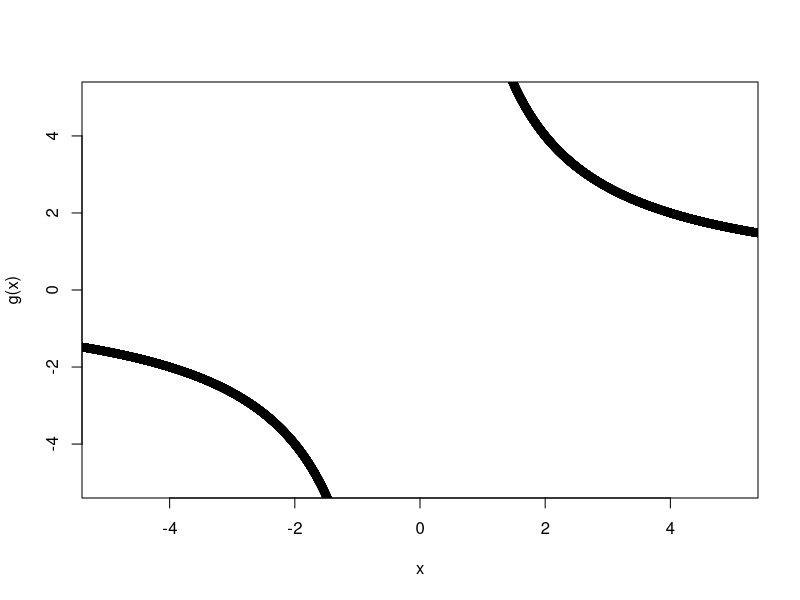
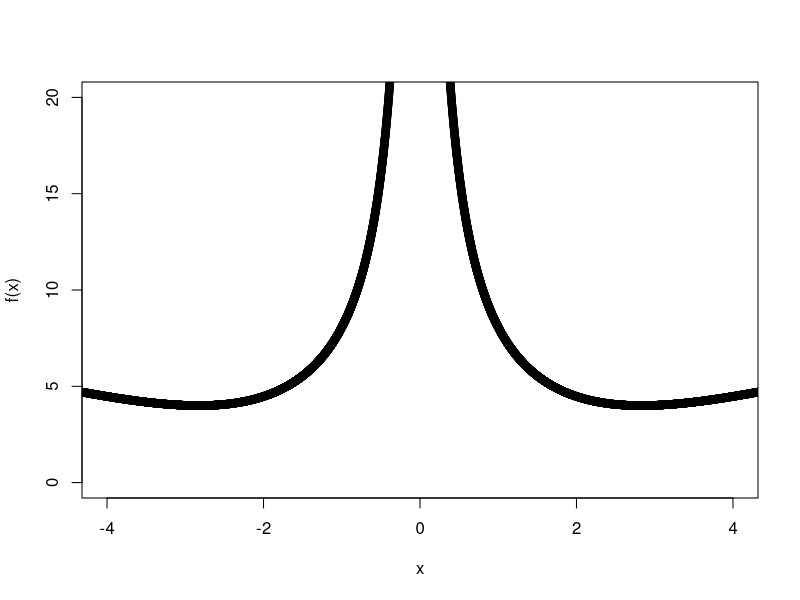

R code for these plots, in order:
g <- function(x){8/x}
x <- seq(-20,20,.001)
plot(x,g(x), xlim=c(-5,5), ylim = c(-5,5))

f <- function(x){sqrt(x^2+(8/x)^2)}
plot(x,f(x), xlim=c(-4,4), ylim = c(0,20))
